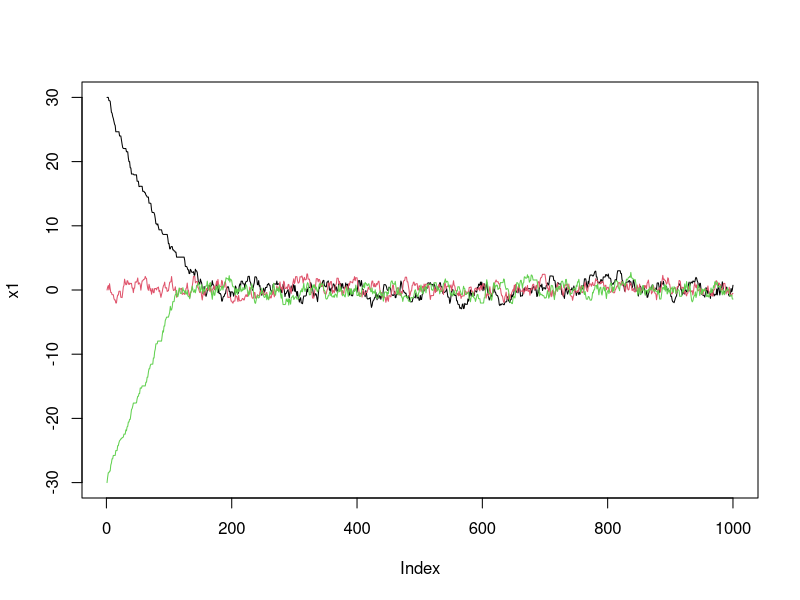
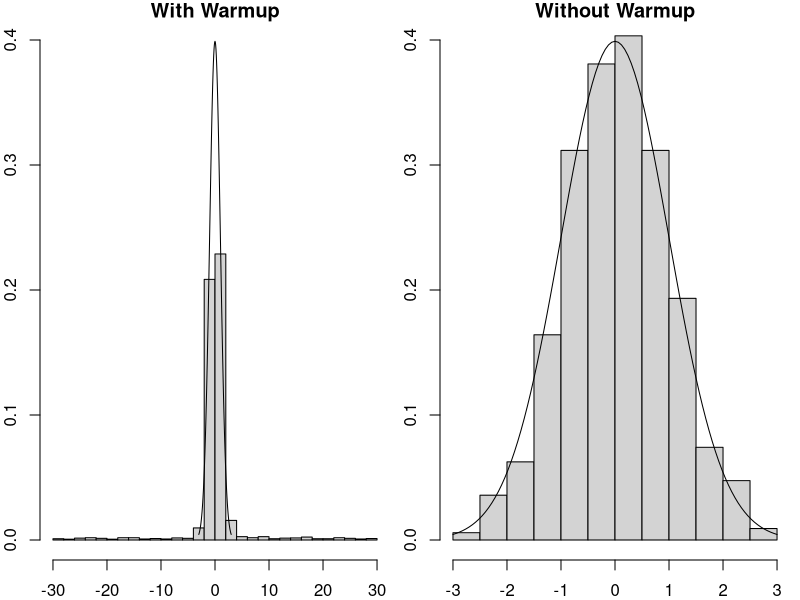
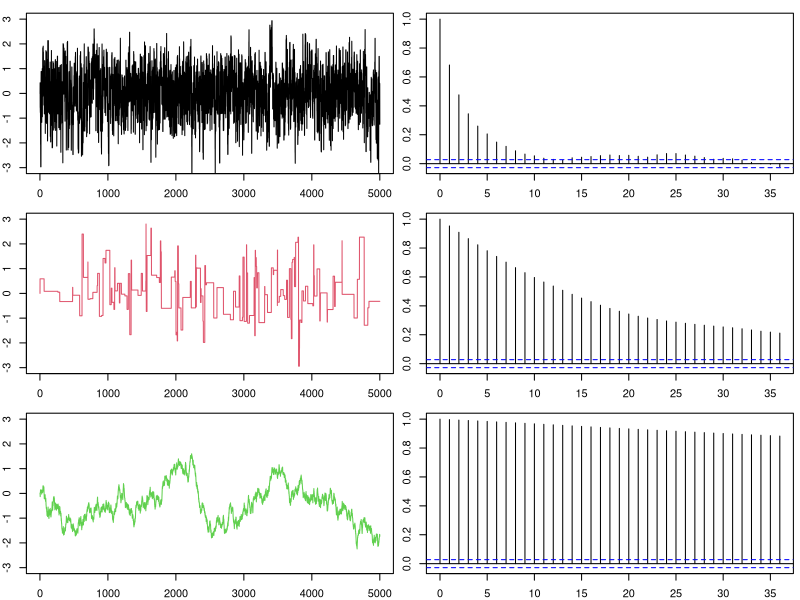
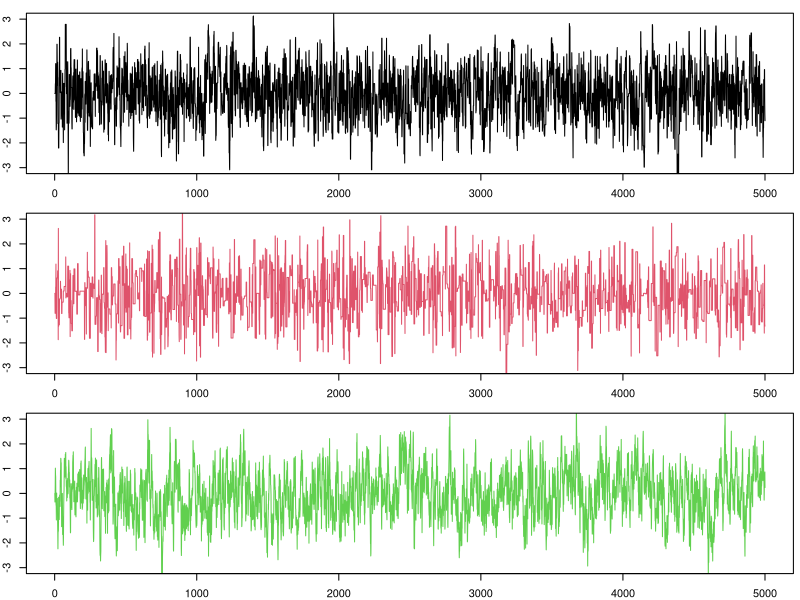

Recreate these plots in R, in order.
### Exploring more properties of Markov chains


### Metropolis MCMC; x0 is the initial value; U controls how big of values
### are proposed from a uniform distribution.
mcmc <- function(Niter, f, x0=0, U=1){
  x <- rep(NA,Niter)
  x[1] <- x0
  for(i in 2:Niter){
    new <- x[i-1]+runif(1,-U,U)
    if( f(new)/f(x[i-1]) > runif(1)){
      ## Update or "accept" this new point
      x[i] <- new
    } else {
      ## Stay at previous point
      x[i] <- x[i-1]
    }
  }
  return(x)
}

### Often need a "burn in" or "warmup" period for the chain to stabilize
f <- function(x) dnorm(x,0,1)
set.seed(235)
U <- 1
Niter <- 1000
x1 <- mcmc(Niter, f, U=U, x0=30)
x2 <- mcmc(Niter, f, U=U, x0=0)
x3 <- mcmc(Niter, f, U=U, x0= -30)
par(mfrow=c(1,1))
plot(x1, type='l', col=1, ylim=c(-30,30))
lines(x2, col=2)
lines(x3,, col=3)

## If we include the first part of the chain we get a very wrong answer.
par(mfrow=c(1,2), mar=c(2,2,1,.5))
hist(c(x1,x2,x3), freq=FALSE, main='With Warmup', ylim=c(0,.4), breaks=30)
curve(dnorm, -3,3, add=TRUE)
## This period is the 'burn-in' or 'warmup' period and during it the
## samples are **not** from the distribution f. So we discard the first
## chunk.
warmup <- 1:200
x.sampling <- c(x1[-warmup], x2[-warmup], x3[-warmup])
hist (x.sampling, freq=FALSE, main='Without Warmup', ylim=c(0, .4), breaks=20)
curve(dnorm, -3,3, add=TRUE)

### Markov chains need to be tuned
set.seed(235)
Niter <- 5000
## Three chains with different proposals (tuning parameters)
x1 <- mcmc(Niter, f, U=2)
x2 <- mcmc(Niter, f, U=50)
x3 <- mcmc(Niter, f, U=.1)
par(mfcol=c(3,2), mar=c(2,2,1,.5))
plot(x1, type='l', col=1, ylim=c(-3,3))
plot(x2, type='l', col=2, ylim=c(-3,3))
plot(x3, type='l', col=3, ylim=c(-3,3))
library(coda)
## Visual autocorrelation
acf(x1)
acf(x2)
acf(x3)

### Why do we care? Because we want as many samples as
### possible. Autocorrelation lowers the "effective samples"
effectiveSize(x1)
effectiveSize(x2)
effectiveSize(x3)

## If a chain mixes very slowly, we have to run it for a long time to get
## enough "effective" samples. To make it easier we often thin, or save,
## every i^th sample.
set.seed(232)
x1 <- mcmc(Niter, f, U=2)
x2 <- mcmc(10*Niter, f, U=50)
x3 <- mcmc(100*Niter, f, U=.1)
## Save every 10th
x2 <- x2[seq(1, length(x2), by=10)]
## save every 100th
x3 <- x3[seq(1, length(x3), by=100)]
par(mfcol=c(3,1))
plot(x1, type='l', col=1, ylim=c(-3,3))
plot(x2, type='l', col=2, ylim=c(-3,3))
plot(x3, type='l', col=3, ylim=c(-3,3))

effectiveSize(x1)
effectiveSize(x2)
effectiveSize(x3)
